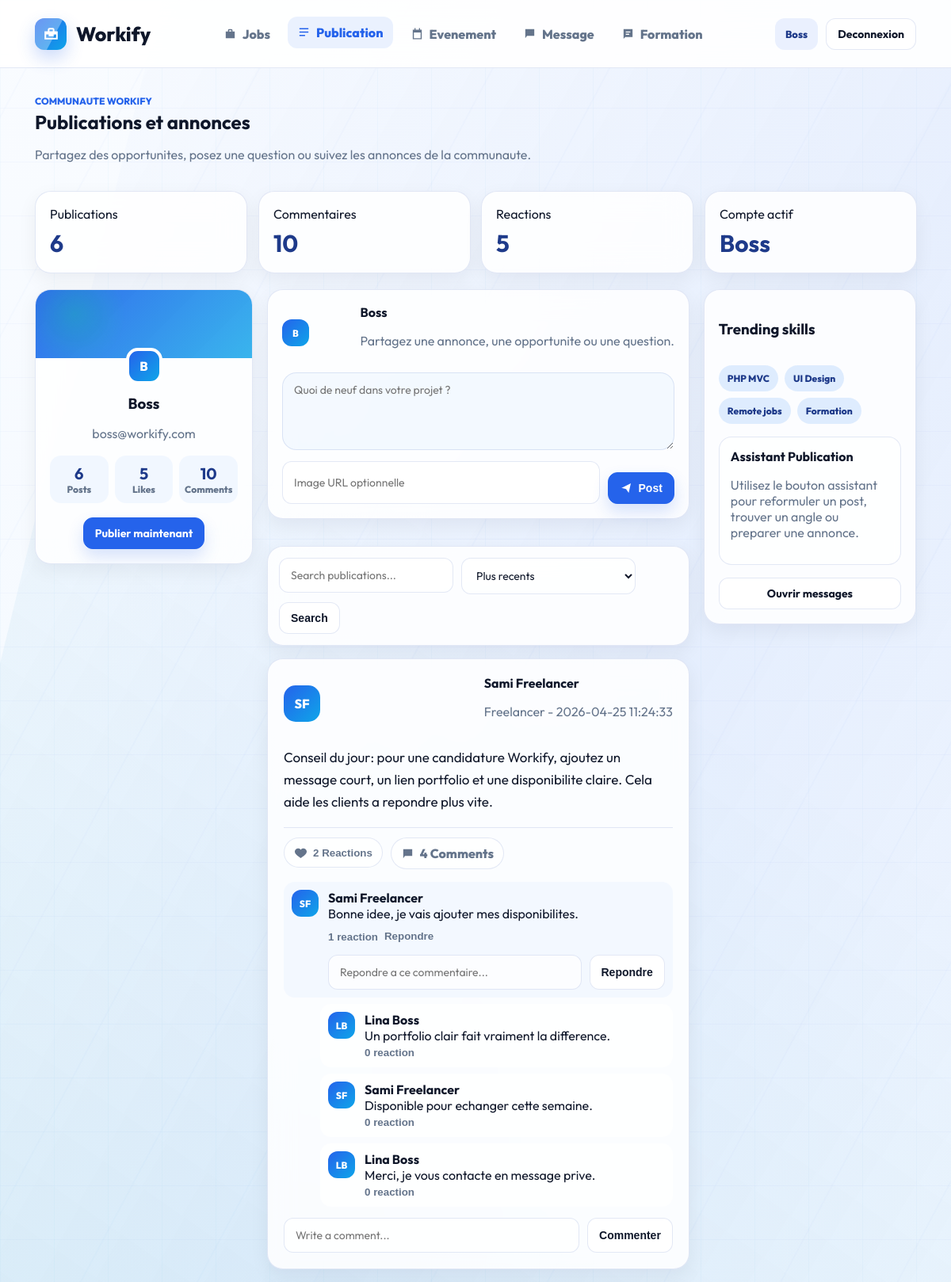
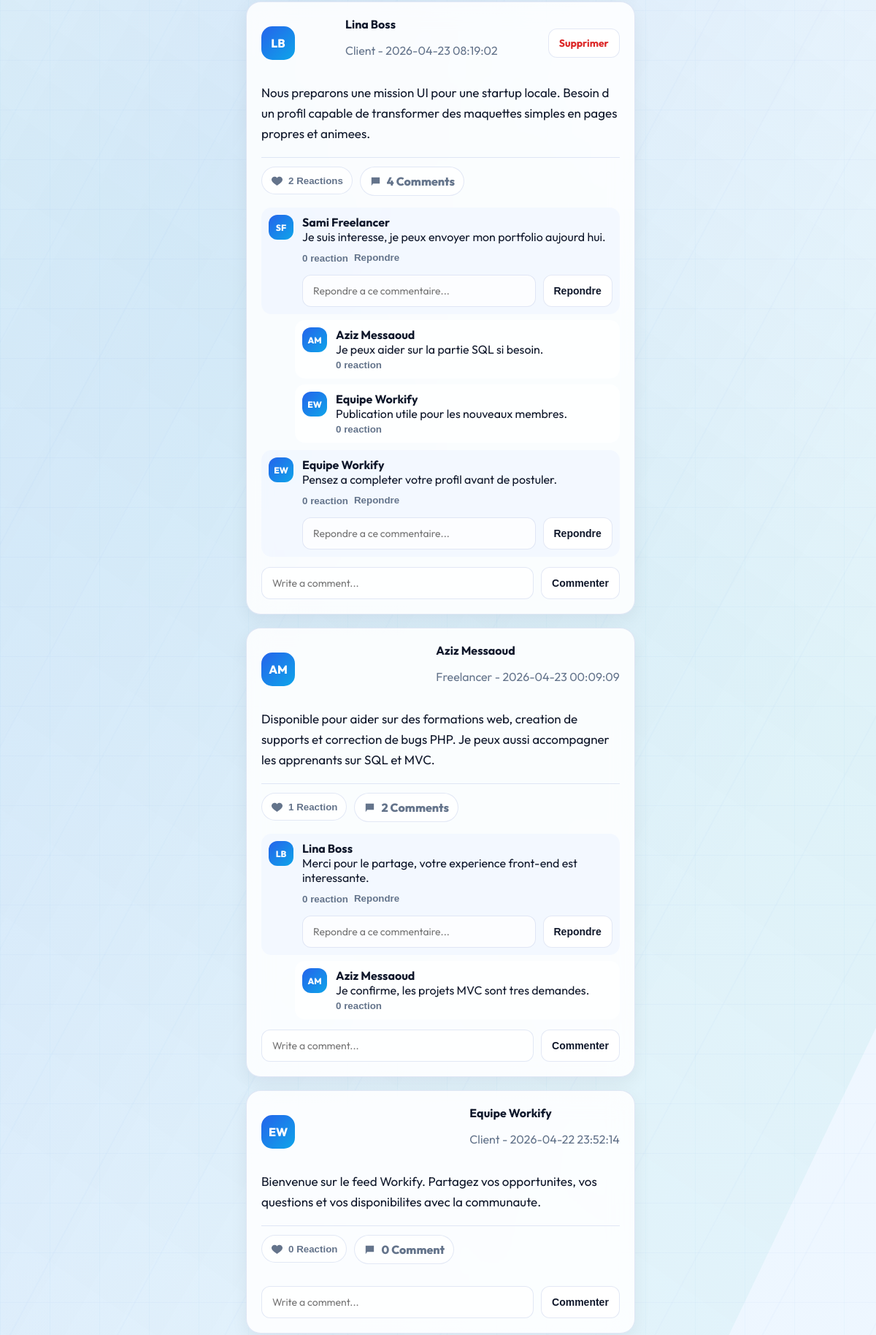
/controller/PublicationC.php?office=front&action=list (signed in, upper part), run on the app's committed database (2 pictures, top to bottom).
### tables this page shows
CREATE TABLE `publication` (
  `id` int(11) NOT NULL AUTO_INCREMENT,
  `user_id` varchar(50) DEFAULT 'current_user',
  `user_name` varchar(100) NOT NULL,
  `user_init` varchar(5) NOT NULL,
  `user_role` enum('Freelancer','Client') DEFAULT 'Freelancer',
  `user_avatar` varchar(50) DEFAULT 'av-blue',
  `content` text NOT NULL,
  `has_image` tinyint(1) DEFAULT 0,
  `image_url` longtext DEFAULT NULL,
  `likes` int(11) DEFAULT 0,
  `created_at` timestamp NOT NULL DEFAULT current_timestamp(),
  `updated_at` timestamp NOT NULL DEFAULT current_timestamp() ON UPDATE current_timestamp(),
  PRIMARY KEY (`id`)
);

CREATE TABLE `comments` (
  `id` int(11) NOT NULL AUTO_INCREMENT,
  `publication_id` int(11) NOT NULL,
  `user_name` varchar(100) NOT NULL,
  `user_init` varchar(5) NOT NULL,
  `user_avatar` varchar(50) DEFAULT 'av-blue',
  `comment` text NOT NULL,
  `likes` int(11) DEFAULT 0,
  `parent_id` int(11) DEFAULT NULL,
  `created_at` timestamp NOT NULL DEFAULT current_timestamp(),
  PRIMARY KEY (`id`),
  KEY `publication_id` (`publication_id`),
  KEY `parent_id` (`parent_id`),
  CONSTRAINT `comments_ibfk_1` FOREIGN KEY (`publication_id`) REFERENCES `publication` (`id`) ON DELETE CASCADE,
  CONSTRAINT `comments_ibfk_2` FOREIGN KEY (`parent_id`) REFERENCES `comments` (`id`) ON DELETE CASCADE
);

### view/publications/list.php (the view, shortened to what the rows shown need)
<?php
$publications = isset($publications) ? $publications : [];
$commentaires = isset($commentaires) ? $commentaires : [];
$likedPublications = isset($likedPublications) ? $likedPublications : [];
$likedComments = isset($likedComments) ? $likedComments : [];
function workifyAvatar($avatar, $initials, $class = '')
{
    $safeClass = trim('avatar-pill ' . $class);
    return '<span class="' . htmlspecialchars($safeClass, ENT_QUOTES) . '">' . htmlspecialchars($initials, ENT_QUOTES) . '</span>';
}
include __DIR__ . '/../includes/header.php';
?>
<div class="toolbar">
    <div>
        <h2><?= $office === 'back' ? 'Centre des publications' : 'Publications et annonces'; ?></h2>
    </div>
</div>
<?php if ($office === 'back') { ?>
    <div class="table-box">
        <table>
            <thead>
                <tr>
                    <th>Auteur</th>
                    <th>Publication</th>
                    <th>Commentaires</th>
                    <th>Date</th>
                    <th>Actions</th>
                </tr>
            </thead>
            <tbody>
                <?php if (empty($publications)) { ?>
                    <tr><td colspan="5">Aucune publication trouvee.</td></tr>
                <?php } ?>
                <?php foreach ($publications as $publicationItem) { ?>
                    <tr>
                        <td data-label="Auteur"><strong><?= htmlspecialchars($publicationItem['user_name'], ENT_QUOTES); ?></strong><br><span class="badge"><?= htmlspecialchars($publicationItem['user_role'], ENT_QUOTES); ?></span></td>
                        <td data-label="Publication"><?= nl2br(htmlspecialchars(substr($publicationItem['content'], 0, 180), ENT_QUOTES)); ?></td>
                        <td data-label="Commentaires"><?= (int) $publicationItem['comments_count']; ?></td>
                        <td data-label="Date"><?= htmlspecialchars($publicationItem['created_at'], ENT_QUOTES); ?></td>
                        <td data-label="Actions" class="actions">
                            <a class="btn btn-danger" href="../controller/PublicationC.php?office=back&action=delete&id=<?= (int) $publicationItem['id']; ?>" onclick="return confirm('Supprimer cette publication ?');">Supprimer</a>
                        </td>
                    </tr>
                <?php } ?>
            </tbody>
        </table>
    </div>
<?php } else { ?>
    <div class="social-feed-shell">
        <section class="feed-main-column">
            <div class="publication-feed">
                <?php foreach ($publications as $publicationItem) { ?>
                    <?php
                    $publicationId = (int) $publicationItem['id'];
                    $likesCount = isset($publicationItem['likes_count']) ? (int) $publicationItem['likes_count'] : (int) $publicationItem['likes'];
                    $isLiked = !empty($likedPublications[$publicationId]);
                    ?>
                    <article id="publication-<?= $publicationId; ?>" class="feed-card social-post-card">
                        <div class="feed-author">
                            <?= workifyAvatar($publicationItem['user_avatar'], $publicationItem['user_init']); ?>
                            <div>
                                <strong><?= htmlspecialchars($publicationItem['user_name'], ENT_QUOTES); ?></strong>
                                <p class="muted"><?= htmlspecialchars($publicationItem['user_role'], ENT_QUOTES); ?> - <?= htmlspecialchars($publicationItem['created_at'], ENT_QUOTES); ?></p>
                            </div>
                            <?php if (AuthC::isAdmin() || (string) $publicationItem['user_id'] === (string) AuthC::currentUserId()) { ?>
                                <a class="btn btn-danger" href="../controller/PublicationC.php?office=front&action=delete&id=<?= $publicationId; ?>" onclick="return confirm('Supprimer cette publication ?');">Supprimer</a>
                            <?php } ?>
                        </div>
                        <p class="feed-content"><?= nl2br(htmlspecialchars($publicationItem['content'], ENT_QUOTES)); ?></p>
                        <div class="feed-actions-bar">
                            <form class="feed-action-form" action="../controller/PublicationC.php?office=front&action=like&id=<?= $publicationId; ?>" method="post">
                                <button class="feed-action <?= $isLiked ? 'is-liked' : ''; ?>" type="submit">
                                    <svg viewBox="0 0 24 24"><path d="M12 21s-7-4.4-9.5-8A5.7 5.7 0 0 1 12 6.2 5.7 5.7 0 0 1 21.5 13C19 16.6 12 21 12 21z"/></svg>
                                    <?= $likesCount; ?> Reaction<?= $likesCount > 1 ? 's' : ''; ?>
                                </button>
                            </form>
                            <span class="feed-action passive">
                                <svg viewBox="0 0 24 24"><path d="M4 4h16v12H7l-3 4V4z"/></svg>
                                <?= (int) $publicationItem['comments_count']; ?> Comment<?= (int) $publicationItem['comments_count'] > 1 ? 's' : ''; ?>
                            </span>
                        </div>
                        <div class="comment-list">
                            <?php
                            $topComments = [];
                            $replies = [];
                            foreach (($commentaires[$publicationId] ?? []) as $commentItem) {
                                if (!empty($commentItem['parent_id'])) {
                                    $replies[(int) $commentItem['parent_id']][] = $commentItem;
                                } else {
                                    $topComments[] = $commentItem;
                                }
                            }
                            ?>
                            <?php foreach ($topComments as $commentItem) { ?>
                                <?php $commentId = (int) $commentItem['id']; ?>
                                <div class="comment-thread">
                                    <div class="comment-item">
                                        <?= workifyAvatar($commentItem['user_avatar'], $commentItem['user_init'], 'small'); ?>
                                        <div class="comment-body">
                                            <p><strong><?= htmlspecialchars($commentItem['user_name'], ENT_QUOTES); ?></strong><br><?= htmlspecialchars($commentItem['comment'], ENT_QUOTES); ?></p>
                                            <div class="comment-actions">
                                                <form action="../controller/PublicationC.php?office=front&action=comment_like&id=<?= $commentId; ?>&publication_id=<?= $publicationId; ?>" method="post">
                                                    <button class="comment-action <?= !empty($likedComments[$commentId]) ? 'is-liked' : ''; ?>" type="submit"><?= (int) $commentItem['likes_count']; ?> reaction</button>
                                                </form>
                                                <button class="comment-action" type="button" data-reply-toggle="#reply-<?= $commentId; ?>">Repondre</button>
                                            </div>
                                            <form id="reply-<?= $commentId; ?>" class="inline-comment reply-form" data-validate="comment" action="../controller/PublicationC.php?action=comment" method="post">
                                                <input name="comment" placeholder="Repondre a ce commentaire..." required>
                                                <button class="btn" type="submit">Repondre</button>
                                            </form>
                                        </div>
                                    </div>
                                    <?php foreach (($replies[$commentId] ?? []) as $replyItem) { ?>
                                        <?php $replyId = (int) $replyItem['id']; ?>
                                        <div class="comment-item reply-item">
                                            <?= workifyAvatar($replyItem['user_avatar'], $replyItem['user_init'], 'small'); ?>
                                            <div class="comment-body">
                                                <p><strong><?= htmlspecialchars($replyItem['user_name'], ENT_QUOTES); ?></strong><br><?= htmlspecialchars($replyItem['comment'], ENT_QUOTES); ?></p>
                                                <form action="../controller/PublicationC.php?office=front&action=comment_like&id=<?= $replyId; ?>&publication_id=<?= $publicationId; ?>" method="post">
                                                    <button class="comment-action <?= !empty($likedComments[$replyId]) ? 'is-liked' : ''; ?>" type="submit"><?= (int) $replyItem['likes_count']; ?> reaction</button>
                                                </form>
                                            </div>
                                        </div>
                                    <?php } ?>
                                </div>
                            <?php } ?>
                        </div>
                        <form class="inline-comment" data-validate="comment" action="../controller/PublicationC.php?action=comment" method="post">
                            <input name="comment" placeholder="Write a comment..." required>
                            <button class="btn" type="submit">Commenter</button>
                        </form>
                    </article>
                <?php } ?>
            </div>
        </section>
    </div>
<?php } ?>
<?php include __DIR__ . '/../includes/footer.php'; ?>

### data on the page
publication: user_init "SF", user_name "Sami Freelancer", user_role "Freelancer", created_at "2026-04-25 11:24:33", content "Conseil du jour: pour une candidature Workify, ajoutez un message court, un lien portfolio et une disponibilite claire. Cela aide les clients a repondre plus vite.", likesCount "2", comments_count "4"
comments: user_init "SF", user_name "Sami Freelancer", comment "Bonne idee, je vais ajouter mes disponibilites.", likes_count "1"
comments: user_init "LB", user_name "Lina Boss", comment "Un portfolio clair fait vraiment la difference.", likes_count "0"
comments: user_init "SF", user_name "Sami Freelancer", comment "Disponible pour echanger cette semaine.", likes_count "0"
comments: user_init "LB", user_name "Lina Boss", comment "Merci, je vous contacte en message prive.", likes_count "0"
publication: user_init "LB", user_name "Lina Boss", user_role "Client", created_at "2026-04-23 08:19:02", content "Nous preparons une mission UI pour une startup locale. Besoin d un profil capable de transformer des maquettes simples en pages propres et animees.", likesCount "2", comments_count "4"
comments: user_init "SF", user_name "Sami Freelancer", comment "Je suis interesse, je peux envoyer mon portfolio aujourd hui.", likes_count "0"
comments: user_init "AM", user_name "Aziz Messaoud", comment "Je peux aider sur la partie SQL si besoin.", likes_count "0"
comments: user_init "EW", user_name "Equipe Workify", comment "Publication utile pour les nouveaux membres.", likes_count "0"
comments: user_init "EW", user_name "Equipe Workify", comment "Pensez a completer votre profil avant de postuler.", likes_count "0"
publication: user_init "AM", user_name "Aziz Messaoud", user_role "Freelancer", created_at "2026-04-23 00:09:09", content "Disponible pour aider sur des formations web, creation de supports et correction de bugs PHP. Je peux aussi accompagner les apprenants sur SQL et MVC.", likesCount "1", comments_count "2"
comments: user_init "LB", user_name "Lina Boss", comment "Merci pour le partage, votre experience front-end est interessante.", likes_count "0"
comments: user_init "AM", user_name "Aziz Messaoud", comment "Je confirme, les projets MVC sont tres demandes.", likes_count "0"
publication: user_init "EW", user_name "Equipe Workify", user_role "Client", created_at "2026-04-22 23:52:14", content "Bienvenue sur le feed Workify. Partagez vos opportunites, vos questions et vos disponibilites avec la communaute.", likesCount "0", comments_count "0"

### other printed values
$link['label'] "Jobs"
$link['label'] "Publication"
$link['label'] "Evenement"
$link['label'] "Message"
$link['label'] "Formation"
AuthC::currentUserName() "Boss"
$statistiques['total'] "6"
$statistiques['comments'] "10"
$statistiques['likes'] "5"
$currentInitials "B"
$currentDisplayName "Boss"
AuthC::currentUserEmail() "boss@workify.com"
